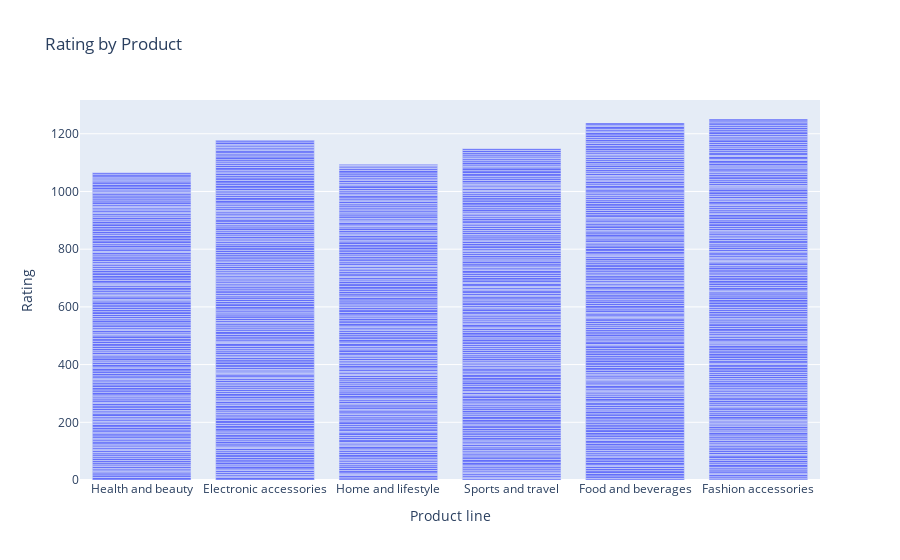

This figure's notebook cell:
### Code cell
px.bar(data_frame=df , x='Product line' , y='Rating',title='Rating by Product')

### Figure 1 — Plotly figure (JSON) as saved in the notebook; plotly's stock layout.template omitted (floating-point values rounded to 4 significant figures; data arrays with more than 128 entries replaced by an {"elided": "..."} marker saying what was removed)
{"data": [{"alignmentgroup": "True", "hovertemplate": "Product line=%{x}<br>Rating=%{y}<extra></extra>", "legendgroup": "", "marker": {"color": "#636efa", "pattern": {"shape": ""}}, "name": "", "offsetgroup": "", "orientation": "v", "showlegend": false, "textposition": "auto", "type": "bar", "x": {"elided": "1000 str values"}, "xaxis": "x", "y": {"elided": "1000 float values"}, "yaxis": "y"}], "layout": {"barmode": "relative", "legend": {"tracegroupgap": 0}, "title": {"text": "Rating by Product"}, "xaxis": {"anchor": "y", "domain": [0, 1], "title": {"text": "Product line"}}, "yaxis": {"anchor": "x", "domain": [0, 1], "title": {"text": "Rating"}}}}
